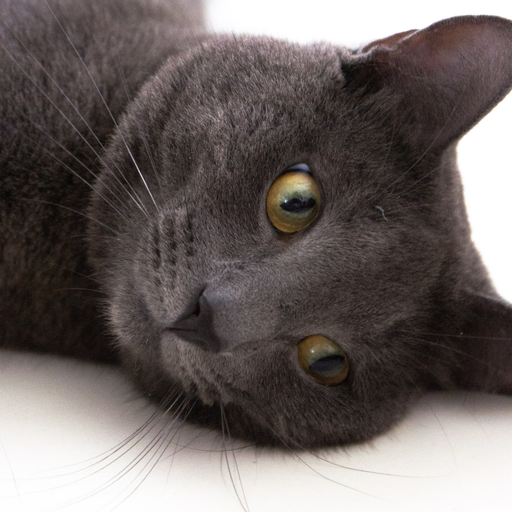
#> input picture blog/aes_is_dead/figures/example-square.png, 512 x 512 px, found by its file name
$ python render-cipher-mode-example.py
#> lines starting #> are read from the running program, lines starting #| are printed output that depends on the picture
from pathlib import Path

import matplotlib
import matplotlib.pyplot as plt
import numpy as np
from Crypto.Cipher import AES
from PIL import Image


matplotlib.use("Agg")


FIGURES_DIR = Path(__file__).resolve().parent
POST_DIR = FIGURES_DIR.parent
INPUT_IMAGE = "/home/zerotwo/02labs/blog/aes_is_dead/figures/example-square.png"
SQUARE_OUTPUT = FIGURES_DIR / "example-square-quantized.png"
FIGURE_OUTPUT = FIGURES_DIR / "ecb-cbc-image-example.png"

DISPLAY_SIZE = 1024

KEY = bytes.fromhex("00112233445566778899aabbccddeeff")
IV = bytes.fromhex("0f0e0d0c0b0a09080706050403020100")

# Tunable parameters for making ECB leakage more obvious
PIXELATE_TO = 128     # try 32, 48, or 64
PALETTE_COLORS = 256    # try 8, 16, 32, or 64
BLACK_THRESHOLD = 18   # pixels darker than this become pure black


def load_square_image() -> Image.Image:
    image = Image.open(INPUT_IMAGE).convert("RGB")
#> image is the input picture: PIL image 512x512 RGB; mean R, G, B 109.6, 101.2, 99.1

    width, height = image.size
#> width = 512; height = 512
    side = min(width, height)
#> side = 512
    left = (width - side) // 2
#> left = 0
    top = (height - side) // 2
#> top = 0
    crop_box = (left, top, left + side, top + side)
#> crop_box = (0, 0, 512, 512)

    square = image.crop(crop_box)
    square = square.resize((DISPLAY_SIZE, DISPLAY_SIZE), Image.Resampling.LANCZOS)
    return square


def quantize_for_ecb_demo(image: Image.Image) -> Image.Image:
    # Step 1: reduce spatial detail so larger flat areas appear
    image = image.resize((PIXELATE_TO, PIXELATE_TO), Image.Resampling.BILINEAR)
#> image: PIL image 128x128 RGB
    image = image.resize((DISPLAY_SIZE, DISPLAY_SIZE), Image.Resampling.NEAREST)
#> image: PIL image 1024x1024 RGB

    # Step 2: reduce color palette aggressively
    image = image.quantize(
        colors=PALETTE_COLORS,
        method=Image.Quantize.FASTOCTREE
    ).convert("RGB")

    # Step 3: make near-black regions exactly black
    arr = np.asarray(image).copy()
    luma = (
        0.299 * arr[..., 0]
        + 0.587 * arr[..., 1]
        + 0.114 * arr[..., 2]
    )
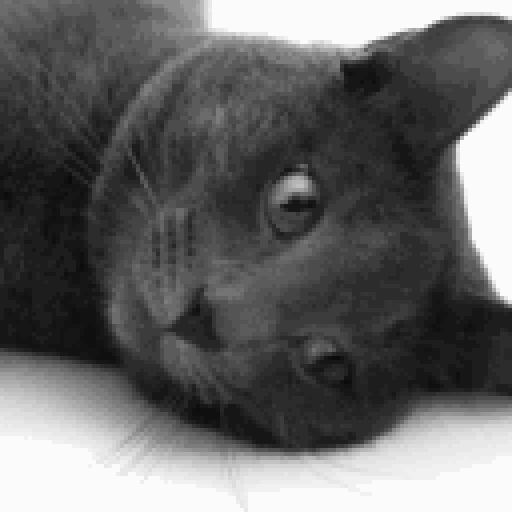
#> luma: shape (1024, 1024) float64 (shown at 1/2 size); min 11.48, max 251.2, mean 102.9
    arr[luma < BLACK_THRESHOLD] = [0, 0, 0]
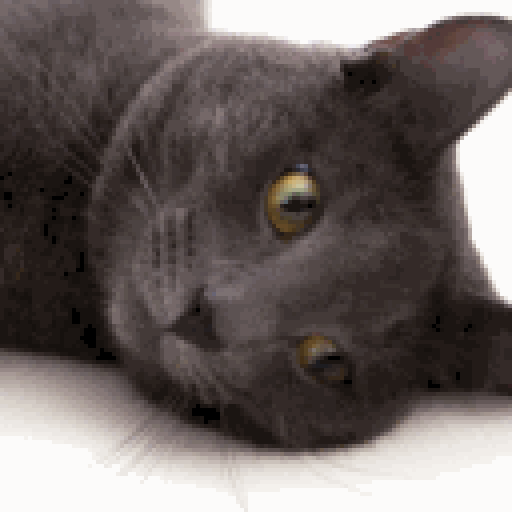
#> arr: shape (1024, 1024, 3) (shown at 1/2 size); mean R, G, B 108.9, 100.5, 98.3

    return Image.fromarray(arr.astype(np.uint8), "RGB")


def encrypt_image_bytes(image: Image.Image, mode: str) -> np.ndarray:
    plaintext = image.tobytes()

#> (the run stopped early here; a loop or call above may not have finished)
